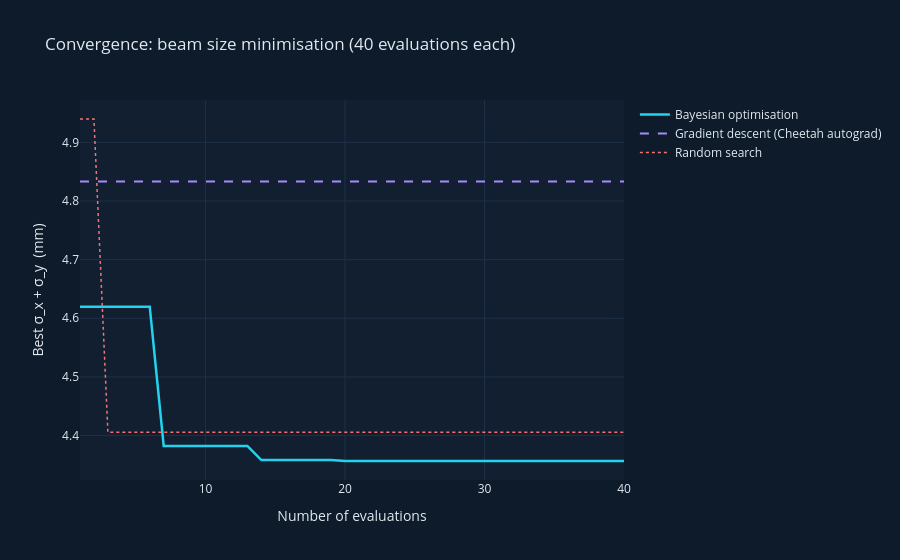

Notebook code cell kept with this figure:
### Markdown cell above
## 4 · Visualise convergence

### Code cell
# Running minimum for each method
bo_curve     = np.minimum.accumulate(bo_result.func_vals) * 1e3     # mm
random_curve = np.minimum.accumulate(random_results) * 1e3          # mm
gd_curve     = np.minimum.accumulate(gd_losses) * 1e3               # mm

iters = np.arange(1, N_CALLS + 1)

fig = go.Figure()
fig.add_trace(go.Scatter(x=iters, y=bo_curve, name='Bayesian optimisation',
    line=dict(color='#22d3ee', width=2.5)))
fig.add_trace(go.Scatter(x=iters, y=gd_curve, name='Gradient descent (Cheetah autograd)',
    line=dict(color='#a78bfa', width=2.0, dash='dash')))
fig.add_trace(go.Scatter(x=iters, y=random_curve, name='Random search',
    line=dict(color='#f87171', width=1.5, dash='dot')))

fig.update_layout(
    title='Convergence: beam size minimisation (40 evaluations each)',
    xaxis_title='Number of evaluations',
    yaxis_title='Best σ_x + σ_y  (mm)',
    paper_bgcolor='#0d1b2a', plot_bgcolor='#111f30',
    font=dict(color='#e2e8f0'),
    legend=dict(bgcolor='rgba(0,0,0,0)'),
)
fig.update_xaxes(showgrid=True, gridcolor='#1e3048')
fig.update_yaxes(showgrid=True, gridcolor='#1e3048')
fig.show()

### Figure 1 — Plotly figure (JSON) as saved in the notebook; plotly's stock layout.template omitted (floating-point values rounded to 4 significant figures)
{"data": [{"line": {"color": "#22d3ee", "width": 2.5}, "name": "Bayesian optimisation", "type": "scatter", "x": [1, 2, 3, 4, 5, 6, 7, 8, 9, 10, 11, 12, 13, 14, 15, 16, 17, 18, 19, 20, 21, 22, 23, 24, 25, 26, 27, 28, 29, 30, 31, 32, 33, 34, 35, 36, 37, 38, 39, 40], "y": [4.62, 4.62, 4.62, 4.62, 4.62, 4.62, 4.382, 4.382, 4.382, 4.382, 4.382, 4.382, 4.382, 4.358, 4.358, 4.358, 4.358, 4.358, 4.358, 4.357, 4.357, 4.357, 4.357, 4.357, 4.357, 4.357, 4.357, 4.357, 4.357, 4.357, 4.357, 4.357, 4.357, 4.357, 4.357, 4.357, 4.357, 4.357, 4.357, 4.357]}, {"line": {"color": "#a78bfa", "dash": "dash", "width": 2.0}, "name": "Gradient descent (Cheetah autograd)", "type": "scatter", "x": [1, 2, 3, 4, 5, 6, 7, 8, 9, 10, 11, 12, 13, 14, 15, 16, 17, 18, 19, 20, 21, 22, 23, 24, 25, 26, 27, 28, 29, 30, 31, 32, 33, 34, 35, 36, 37, 38, 39, 40], "y": [4.833, 4.833, 4.833, 4.833, 4.833, 4.833, 4.833, 4.833, 4.833, 4.833, 4.833, 4.833, 4.833, 4.833, 4.833, 4.833, 4.833, 4.833, 4.833, 4.833, 4.833, 4.833, 4.833, 4.833, 4.833, 4.833, 4.833, 4.833, 4.833, 4.833, 4.833, 4.833, 4.833, 4.833, 4.833, 4.833, 4.833, 4.833, 4.833, 4.833]}, {"line": {"color": "#f87171", "dash": "dot", "width": 1.5}, "name": "Random search", "type": "scatter", "x": [1, 2, 3, 4, 5, 6, 7, 8, 9, 10, 11, 12, 13, 14, 15, 16, 17, 18, 19, 20, 21, 22, 23, 24, 25, 26, 27, 28, 29, 30, 31, 32, 33, 34, 35, 36, 37, 38, 39, 40], "y": [4.94, 4.94, 4.406, 4.406, 4.406, 4.406, 4.406, 4.406, 4.406, 4.406, 4.406, 4.406, 4.406, 4.406, 4.406, 4.406, 4.406, 4.406, 4.406, 4.406, 4.406, 4.406, 4.406, 4.406, 4.406, 4.406, 4.406, 4.406, 4.406, 4.406, 4.406, 4.406, 4.406, 4.406, 4.406, 4.406, 4.406, 4.406, 4.406, 4.406]}], "layout": {"font": {"color": "#e2e8f0"}, "legend": {"bgcolor": "rgba(0,0,0,0)"}, "paper_bgcolor": "#0d1b2a", "plot_bgcolor": "#111f30", "title": {"text": "Convergence: beam size minimisation (40 evaluations each)"}, "xaxis": {"gridcolor": "#1e3048", "showgrid": true, "title": {"text": "Number of evaluations"}}, "yaxis": {"gridcolor": "#1e3048", "showgrid": true, "title": {"text": "Best σ_x + σ_y  (mm)"}}}}
